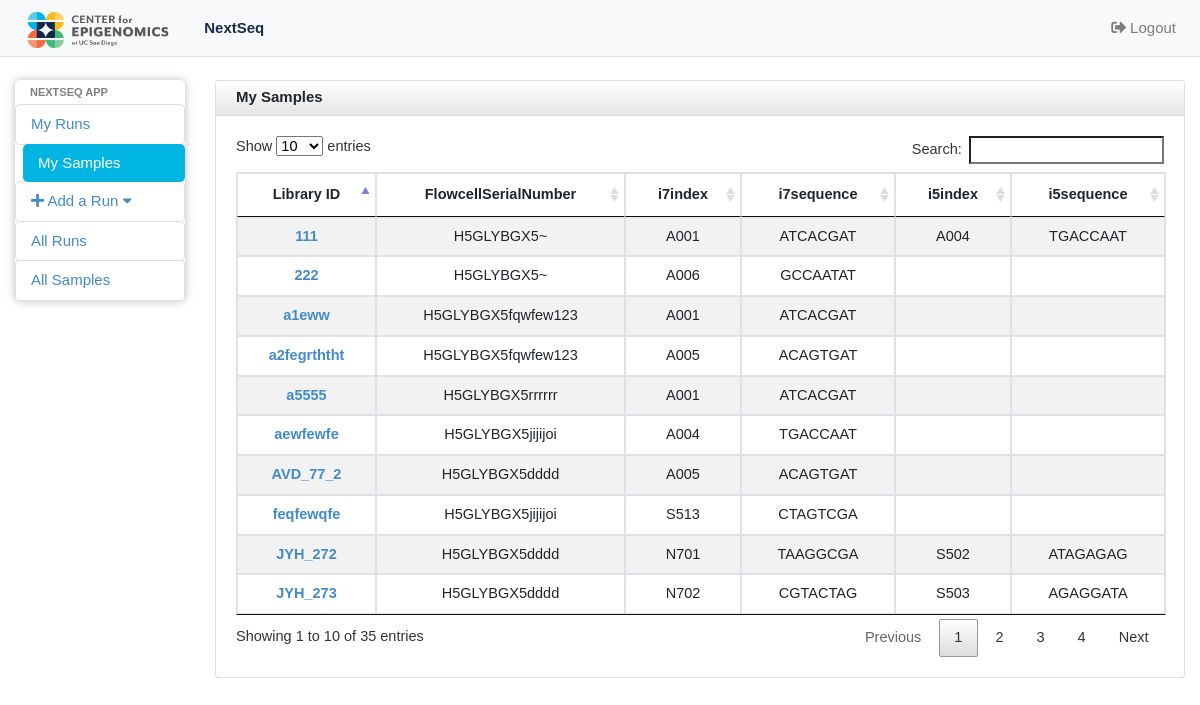
Page /nextseq_app/mysamples/ (signed in) on the committed database.
### nextseq_app/models.py (models this page shows, shortened)
class LibrariesInRun(models.Model):
	singlerun = models.ForeignKey(RunInfo, on_delete=models.CASCADE)
	Library_ID = models.CharField(max_length=200,unique=True)
	i7index = models.ForeignKey(Barcode,related_name='i7_index', on_delete=models.CASCADE, blank=True, null=True)
	i5index = models.ForeignKey(Barcode,related_name='i5_index',on_delete=models.CASCADE, blank=True, null=True)
	class Meta:
		ordering = ['Library_ID']

class RunInfo(models.Model):
	Flowcell_ID  = models.CharField(max_length=200,unique=True, help_text='Please enter the FlowcellSerialNumber, like H5GLYBGX5')
	operator = models.ForeignKey(User, on_delete=models.CASCADE)
	date = models.DateField('I did this run on...',help_text='If the datepicker is not working, please enter in this form: yyyy-mm-dd, like 2018-04-03',blank=True,null=True)
	read_type_choice = (('SE','Single-end'),('PE','Paired-end'))
	read_type = models.CharField(max_length=2,choices=read_type_choice)
	read_length = models.CharField(max_length=50)
	def __str__(self):
		return self.Flowcell_ID
	class Meta:
		ordering = ['-date']

class Barcode(models.Model):
	indexid = models.CharField(max_length=200,unique=True)
	indexseq = models.CharField(max_length=200)
	def __str__(self):
		return self.indexid
	class Meta:
		ordering = ['indexid']

### nextseq_app/views.py (the view)
# urls.py: path('mysamples/', views.UserSamplesView,name='usersamples'),
@login_required
def UserSamplesView(request):
	userruns = RunInfo.objects.filter(operator=request.user)
	Samples_list = LibrariesInRun.objects.filter(singlerun__in=userruns)
	barcodes_dic = BarcodeDic()
	number = Samples_list.count()
	usersamples = True
	context = {
		'Samples_list': Samples_list,
		'barcode': barcodes_dic,
		'number' : number,
		'usersamples': usersamples
	}
	return render(request, 'nextseq_app/usersamplesinfo.html', context)

### nextseq_app/templatetags/nextseq_app_tags.py (called while the page is built)
@register.filter
def key(d, key_name):
	if key_name:
		return d[str(key_name)]
	else:
		return ''

### nextseq_app/views.py (called while the page is built)
def BarcodeDic():
	barcodes_dic = {}
	barcodes_list = Barcode.objects.all()
	for barcodes in barcodes_list:
		barcodes_dic[barcodes.indexid] = barcodes.indexseq
	return barcodes_dic

### templates/nextseq_app/usersamplesinfo.html (shortened to what this page needs)
{% extends 'nextseq_app/base.html' %}
{% block body %}
{% load static %}
{% load nextseq_app_tags %}
<div id="wrapper">
  <nav class="navbar navbar-expand-lg navbar-default navbar-light bg-light fixed-top borderline">
    <a class="navbar-brand" href="#"><img alt="Charisma Logo" src="{% static 'nextseq_app/images/CFE_Brandmark-01.png' %}" class="crop" margin="-200px 0 -200px 0" width=auto height=50 /></a>
    <div class="collapse navbar-collapse" id="navbarNavDropdown">
      <ul class="navbar-nav">
        <li class="nav-item">
          <a class="nav-link active" href="{% url 'nextseq_app:userruns' %}"> NextSeq <span class="sr-only">(current)</span></a>
        </li>
      </ul>
      <ul class="navbar-nav ml-auto">
        <li class="nav-item">
          <a class="nav-link" href="{% url 'nextseq_app:logout' %}"><i class="fas fa-sign-out-alt"></i> Logout</a>
        </li>
      </ul>
    </div>
  </nav>
  <div class="container-fluid">
    <div class="row">
      <div id="sidebar" class="col-sm-2 col-md-2 col-lg-2" role="navigation">
        <div class="list-group">
          <li class="sidebar-header">Nextseq App</li>
          <a href="{% url 'nextseq_app:userruns' %}" class="list-group-item list-group-item-action-custom">My Runs</a>
          <a href="{% url 'nextseq_app:usersamples' %}" class="list-group-item list-group-item-action-custom active" >My Samples</a>
          <a href="#addrun" class="list-group-item list-group-item-action-custom" data-toggle="collapse" ><i class="fas fa-plus"></i> Add a Run <i class="fa fa-caret-down"></i></a>
          <a href="{% url 'nextseq_app:allruns' %}" class="list-group-item list-group-item-action-custom">All Runs</a>
          <a href="{% url 'nextseq_app:allsamples' %}" class="list-group-item list-group-item-action-custom" >All Samples</a>
        </div>
      </div>
      <div id="content" class="col-sm-10 col-md-10 col-lg-10">
        <div class="card">
          <div class="card-header fortable">
            My Samples
          </div>
          <div class="card-body">
           <table class="table table-sm table-striped table-bordered datatable text-center">
             <thead>
               <tr>
                 <th scope="col">Library ID</th>
                 <th scope="col">FlowcellSerialNumber</th>
                 <th scope="col">i7index</th>
                 <th scope="col">i7sequence</th>
                 <th scope="col">i5index</th>
                 <th scope="col">i5sequence</th>
               </tr>
             </thead>
             <tbody>
               {% for sample in Samples_list %}
               <tr>
                 <td><a href=" "> {{ sample.Library_ID }} </a></td>
                 <td>{{  sample.singlerun }}</td>
                 <td>{{  sample.i7index|default_if_none:"" }}</td>
                 <td>{{ barcode|key:sample.i7index }}</td>
                 <td>{{  sample.i5index|default_if_none:"" }}</td>
                 <td>{{ barcode|key:sample.i5index }}</td>
               </tr>
               {% empty %}
               <li>No Runs yet.</li>
               {% endfor %}
             </tbody>
           </table>
          </div>
        </div>
      </div>
    </div>
  </div>
</div>
{% endblock %}

### nextseq_app/static/nextseq_app/css/style.css (style rules this page uses)
.navbar-default { border-bottom: 1px solid #dee2e6 !important; }
.borderline { border-bottom: "3px solid"; }
.crop { width: auto; height: 60px; margin: -20px 0 -20px 0; }
.nav-link.active { color: #182B49 !important; font-weight:bold !important; }
body { padding-top: 80px; background-color: #ffffff; font-size: 15px; font-family:"Mr Eaves Modern",Arial,sans-serif; }
table a, .linkblue { color: #428bca; font-weight: bold; }
#sidebar { border-radius: 5px; }
.card-body { font-size:14.5px; }
.sidebar-header { display: block; padding: 3px 15px; font-size: 11px; font-weight: bold; line-height: 18px; color: rgba(0, 0, 0, .5); text-shadow: 0 1px 0 rgba(255, 255, 255, 0.5); text-transform: uppercase; }
.list-group-item-action-custom { color: #428bca; background-color: white; -webkit-transition: .3s; -moz-transition: .3s; -ms-transition: .3s; -o-transition: .3s; transition: .3s; }
.list-group-item-action-custom.active { color: white; background-color: #00B5E2 ; margin-left: 8px; border-style: hidden; }
.list-group-item { border-radius: 5px; padding:8px 10px 8px 15px; }
.list-group { min-height: 0; box-shadow: 0 0 10px #BDBDBD; border-radius: 5px; border-bottom: 10px; margin-bottom: 0; padding-bottom: 0; max-height: none; }
.card-header.fortable { border: none; padding-top: 5px; border-bottom: 1px solid #DEDEDE; border-radius: 3px 3px 0 0; -webkit-border-radius: 3px 3px 0 0; -moz-border-radius: 3px 3px 0 0; height: 35px; min-height: 35px !important; margin-bottom: 0; font-weight: bold; background: -moz-linear-gradient(top, rgba(255, 255, 255, 0) 0%, rgba(0, 0, 0, 0.1) 100%); background: -webkit-gradient(linear, left top, left bottom, color-stop(0%, rgba(255, 255, 255, 0)), color-stop(100%, rgba(0, 0, 0, 0.1))); background: -webkit-linear-gradient(top, rgba(255, 255, 255, 0) 0%, rgba(0, 0, 0, 0.1) 100%); background: -o-linear-gradient(top, rgba(255, 255, 255, 0) 0%, rgba(0, 0, 0, 0.1) 100%); background: -ms-linear-gradient(top, rgba(255, 255, 255, 0) 0%, rgba(0, 0, 0, 0.1) 100%); background: linear-gradient(to bottom, rgba(255, 255, 255, 0) 0%, rgba(0, 0, 0, 0.1) 100%); filter: progid:DXImageTransform.Microsoft.gradient(startColorstr='#00ffffff', endColorstr='#1a000000', GradientType=0); }

### rows in the picture
LibrariesInRun: Library_ID "111", singlerun "H5GLYBGX5~", i7index "A001", i7index.indexid "ATCACGAT", i5index "A004", i5index.indexid "TGACCAAT"
LibrariesInRun: Library_ID "222", singlerun "H5GLYBGX5~", i7index "A006", i7index.indexid "GCCAATAT"
LibrariesInRun: Library_ID "AVD_77_2", singlerun "H5GLYBGX5dddd", i7index "A005", i7index.indexid "ACAGTGAT"
LibrariesInRun: Library_ID "JYH_272", singlerun "H5GLYBGX5dddd", i7index "N701", i7index.indexid "TAAGGCGA", i5index "S502", i5index.indexid "ATAGAGAG"
LibrariesInRun: Library_ID "JYH_273", singlerun "H5GLYBGX5dddd", i7index "N702", i7index.indexid "CGTACTAG", i5index "S503", i5index.indexid "AGAGGATA"
LibrariesInRun: Library_ID "a1eww", singlerun "H5GLYBGX5fqwfew123", i7index "A001", i7index.indexid "ATCACGAT"
LibrariesInRun: Library_ID "a2fegrththt", singlerun "H5GLYBGX5fqwfew123", i7index "A005", i7index.indexid "ACAGTGAT"
LibrariesInRun: Library_ID "a5555", singlerun "H5GLYBGX5rrrrrr", i7index "A001", i7index.indexid "ATCACGAT"
LibrariesInRun: Library_ID "aewfewfe", singlerun "H5GLYBGX5jijijoi", i7index "A004", i7index.indexid "TGACCAAT"
LibrariesInRun: Library_ID "feqfewqfe", singlerun "H5GLYBGX5jijijoi", i7index "S513", i7index.indexid "CTAGTCGA"
